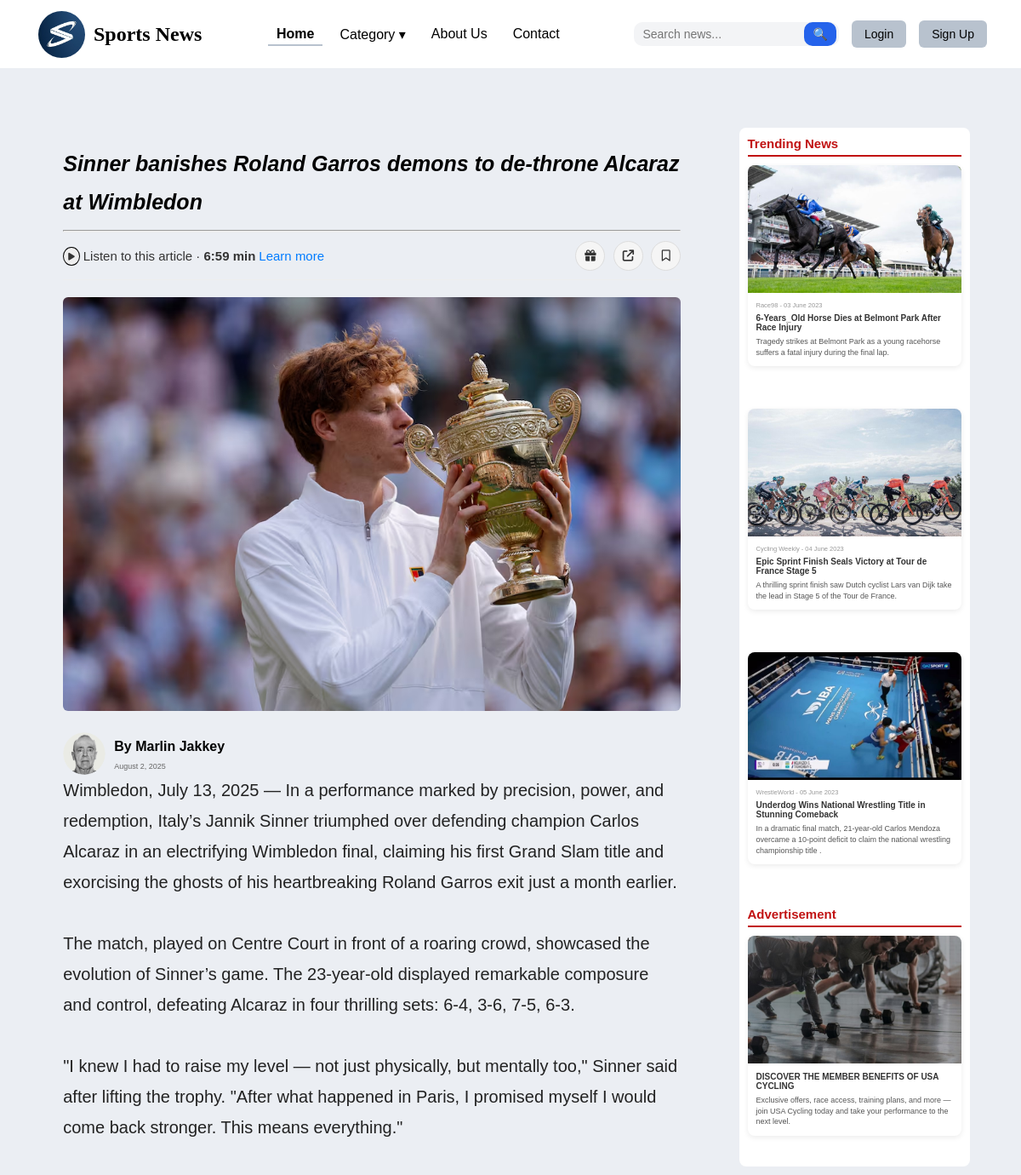
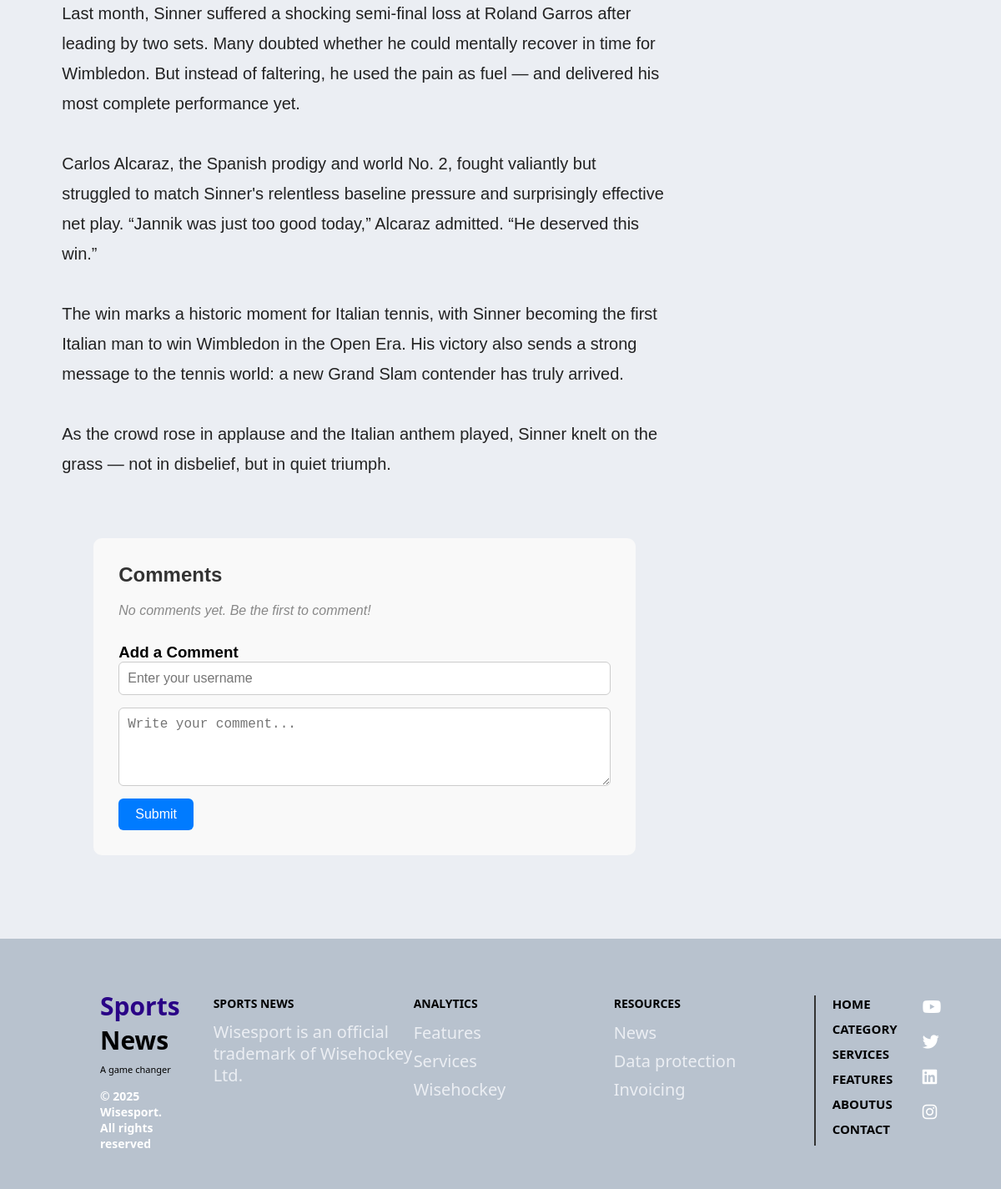
/articale.php?id=1, run on the app's committed database (2 pictures, top to bottom).
### tables this page shows
CREATE TABLE `articles` (
  `article_id` int(11) NOT NULL,
  `title` varchar(255) DEFAULT NULL,
  `content` text DEFAULT NULL,
  `image_url` varchar(255) DEFAULT NULL,
  `category_id` int(11) DEFAULT NULL,
  `author_id` int(11) DEFAULT NULL,
  `published_date` timestamp NOT NULL DEFAULT current_timestamp()
);

### articale.php (the view, shortened to what this page needs)
<?php
include 'news-site/db.php';
$comments = [];
$article_id = isset($_GET['id']) ? intval($_GET['id']) : 0;
$error_message = "";
$article = null;
if ($article_id > 0) {
    $sql = "SELECT a.article_id, a.title, a.content, a.image_url, a.published_date, u.username AS author_name
            FROM articles AS a
            JOIN users AS u ON a.author_id = u.user_id
            WHERE a.article_id = ?";
    $stmt = $conn->prepare($sql);
    if ($stmt) {
        $stmt->bind_param("i", $article_id);
        $stmt->execute();
        $result = $stmt->get_result();
        if ($result->num_rows > 0) {
            $article = $result->fetch_assoc();
            $title = $article['title'];
            $content = $article['content'];
            $image_url = $article['image_url'];
            $published_date_obj = new DateTime($article['published_date']);
            $formatted_date = $published_date_obj->format('F j, Y');
        } else {
            $error_message = "Article not found.";
        }
    } else {
        $error_message = "Database query preparation failed: " . $conn->error;
    }
    $stmt_comments = $conn->prepare("
        SELECT u.username, c.comment_text, c.timestamp
        FROM comments c
        JOIN users u ON c.user_id = u.user_id
        WHERE c.article_id = ?
        ORDER BY c.timestamp DESC
    ");
    if ($stmt_comments) {
        $stmt_comments->bind_param("i", $article_id);
        $stmt_comments->execute();
        $result_comments = $stmt_comments->get_result();
        $comments = $result_comments->fetch_all(MYSQLI_ASSOC);
    }
} else {
    $error_message = "No valid article ID specified.";
}
?>
<!DOCTYPE html>
<html lang="en">
<head>
    <link rel="stylesheet" href="css/style.css">
    <link rel="stylesheet" href="css/all.css">
</head>
<body>
<header>
  <nav class="nav">
    <div class="container nav_header">
      <a href="#" class="logo">
        <img src="images/Sports.jpeg" alt="">
        <h2>Sports News</h2>
      </a>
      <ul class="nav_list">
        <li class="nav_item"><a href="index.php" class="nav_link link_active">Home</a></li>
 <li class="nav_item dropdown">
  <a href="#" class="nav_link">Category ▾</a>
</li>
        <li class="nav_item"><a href="about.php" class="nav_link">About Us</a></li>
        <li class="nav_item"><a href="contact.php" class="nav_link">Contact</a></li>
      </ul>
      <div class="header-right">
        <form action="search.php" method="GET" class="search-form">
          <input type="text" name="query" placeholder="Search news..." class="search-input" required>
          <button type="submit" class="search-btn">
            <span class="search-icon">🔍</span>
          </button>
        </form>
        <a href="login.php" class="btn">Login</a>
        <a href="register.php" class="btn">Sign Up</a>
      </div>
    </div>
  </nav>
</header>
    <main>
        <div class="content_Home">
            <div class="home_left">
<article class="section">
    <div class="article-container">
        <?php if ($article): ?>
            <h1 class="article-title"><?php echo htmlspecialchars($title); ?></h1>
            <hr class="divider">
            <div class="article-meta-bar">
                <div class="listen">
                    <i class="fa-solid fa-play"></i>
                    <span>Listen to this article · <strong>6:59 min</strong></span>
                    <a href="#" class="learn-more-link">Learn more</a>
                </div>
                <div class="share-buttons">
                    <button title="Share"><i class="fa-solid fa-gift"></i></button>
                    <button title="Share"><i class="fa-solid fa-arrow-up-right-from-square"></i></button>
                    <button title="Bookmark"><i class="fa-regular fa-bookmark"></i></button>
                </div>
            </div>
            <?php
            if (!empty($image_url)) {
                $safe_image_url = htmlspecialchars($image_url);
                $safe_title = htmlspecialchars($title);
                echo "<img src='$safe_image_url' alt='$safe_title' class='article-image' />";
            } else {
                $safe_title = htmlspecialchars($title);
                echo "<img src='images/default_article.png' alt='$safe_title' class='article-image' />";
            }
            ?>
            <div class="article-author">
                <img src="images/artical2 .png" alt="Author">
                <div>
                    <p class="article-author-name">By <span class="author-name-highlight">Marlin Jakkey</span></p>
                    <p class="article-author-date"><?php echo htmlspecialchars($formatted_date); ?></p>
                </div>
            </div>
            <div class="article-paragraph">
                <p><?php echo nl2br(htmlspecialchars($content)); ?></p>
            </div>
        <?php else: ?>
            <p class="error-message"><?php echo htmlspecialchars($error_message); ?></p>
        <?php endif; ?>
    </div>
<div class="comments-section">
    <h2 class="comments-title">Comments</h2>
    <?php if (!empty($comments)): ?>
        <?php foreach ($comments as $row): ?>
            <div class="comment">
                <div class="comment-header">
                    <strong><?php echo htmlspecialchars($row['username']); ?></strong>
                    <span class="comment-date"><?php echo date('F j, Y, g:i a', strtotime($row['timestamp'])); ?></span>
                </div>
                <p class="comment-text"><?php echo nl2br(htmlspecialchars($row['comment_text'])); ?></p>
            </div>
        <?php endforeach; ?>
    <?php else: ?>
        <p class="no-comments">No comments yet. Be the first to comment!</p>
    <?php endif; ?>
    <form method="post" class="comment-form">
        <h3 class="form-title">Add a Comment</h3>
        <input type="text" name="username" placeholder="Enter your username" required>
        <textarea name="comment_text" rows="4" placeholder="Write your comment..." required></textarea>
        <button type="submit" name="submit_comment">Submit</button>
    </form>
</div>
</article>
</div>
            <aside class="section" >
                <section class="trending-news">
                    <div class="trending_news">
                        <h2 class="trending_title">Trending News</h2>
                        <div class="trending_news_card_s">
                            <img src="images/tr1.jpeg" alt="Trending News Image 1" class="trending_news_s_img">
                            <div class="trending_news_s_content">
                                <p class="trending_news_s_date">Race98 - 03 June 2023</p>
                                <h3 class="trending_news_s_title">6-Years_Old Horse Dies at Belmont Park After Race Injury </h3>
                                <p class="trending_news_s_text">
                                    Tragedy strikes at Belmont Park as a young racehorse suffers a fatal injury during the final
                                    lap.
                                </p>
                            </div>
                        </div>
                        <div class="trending_news_card_s">
                            <img src="images/tr2.jpeg" alt="Trending News Image 2" class="trending_news_s_img">
                            <div class="trending_news_s_content">
                                <p class="trending_news_s_date">Cycling Weekly - 04 June 2023</p>
                                <h3 class="trending_news_s_title">Epic Sprint Finish Seals Victory at Tour de France Stage 5
                                </h3>
                                <p class="trending_news_s_text">
                                    A thrilling sprint finish saw Dutch cyclist Lars van Dijk take the lead in Stage 5 of the
                                    Tour de France.
                                </p>
                            </div>
                        </div>
                        <div class="trending_news_card_s">
                            <img src="images/tr3.jpeg" alt="Trending News Image 3" class="trending_news_s_img">
                            <div class="trending_news_s_content">
                                <p class="trending_news_s_date">WrestleWorld - 05 June 2023</p>
                                <h3 class="trending_news_s_title">Underdog Wins National Wrestling Title in Stunning Comeback
                                </h3>
                                <p class="trending_news_s_text">
                                    In a dramatic final match, 21-year-old Carlos Mendoza overcame a 10-point deficit to claim
                                    the national wrestling championship title .
                                </p>
                            </div>
                        </div>
                    </div>
                </section>
                <section class="advertisement">
                    <h2 class="trending_title">Advertisement</h2>
                    <div class="trending_news_card_s">
                        <img src="images/lg.jpeg" alt="Ad Banner" class="trending_news_s_img">
                        <div class="trending_news_s_content">
                            <h3 class="trending_news_s_title">DISCOVER THE MEMBER BENEFITS OF USA CYCLING</h3>
                            <p class="trending_news_s_text">
                                Exclusive offers, race access, training plans, and more — join USA Cycling today and take your
                                performance to the next level.
                            </p>
                        </div>
                    </div>
                </section>
            </aside>
        </div>
    </main>
    <footer class="footer">
        <div class="footer-container">
            <div class="footer-logo">
                <h2><span>Sports</span> News</h2>
                <p>A game changer</p>
                <p class="p2">&copy; 2025 Wisesport. All rights reserved</p>
            </div>
            <div class="columns">
                <div class="footer-column">
                    <h3>SPORTS NEWS</h3>
                    <p class="p1">Wisesport is an official trademark of Wisehockey Ltd.</p>
                </div>
                <div class="footer-column">
                    <h3>ANALYTICS</h3>
                    <a href="#">Features</a>
                    <a href="#">Services</a>
                    <a href="#">Wisehockey</a>
                </div>
                <div class="footer-column">
                    <h3>RESOURCES</h3>
                    <a href="#">News</a>
                    <a href="#">Data protection</a>
                    <a href="#">Invoicing</a>
                </div>
                <div class="footer-right">
                   <ul class="footer-menu">
            <li><a href="index.php">HOME</a></li>
            <li><a href="category.php?query=Sports">CATEGORY</a></li>
            <li><a href="#">SERVICES</a></li>
            <li><a href="#">FEATURES</a></li>
            <li><a href="about.php">ABOUTUS</a></li>
            <li><a href="contact.php">CONTACT</a></li>
          </ul>
                    <div class="footer-social">
                        <a href="#"><i class="fa-brands fa-youtube"></i></a>
                        <a href="#"><i class="fa-brands fa-twitter"></i></a>
                        <a href="#"><i class="fa-brands fa-linkedin"></i></a>
                        <a href="#"><i class="fa-brands fa-instagram"></i></a>
                    </div>
                </div>
            </div>
        </div>
    </footer>
</body>
</html>

### data on the page
articles: title "Sinner banishes Roland Garros demons to de-throne Alcaraz at Wimbledon", image_url (picture), published_date "August 2, 2025", content "Wimbledon, July 13, 2025 — In a performance marked by precision, power, and redemption, Italy’s Jannik Sinner triumphed over defending champion Carlos Alcaraz in an electrifying Wimbledon final, claiming his first Grand Slam title and exorcising the ghosts of his heartbreaking Roland Garros exit just a month earlier. The match, played on Centre Court in front of a roaring crowd, showcased the evolution of Sinner’s game. The 23-year-old displayed remarkable composure and control, defeating Alcaraz in four thrilling sets: 6-4, 3-6, 7-5, 6-3. \"I knew I had to raise my level — not just physically, but mentally too,\" Sinner said after lifting the trophy. \"After what happened in Paris, I promised…"
